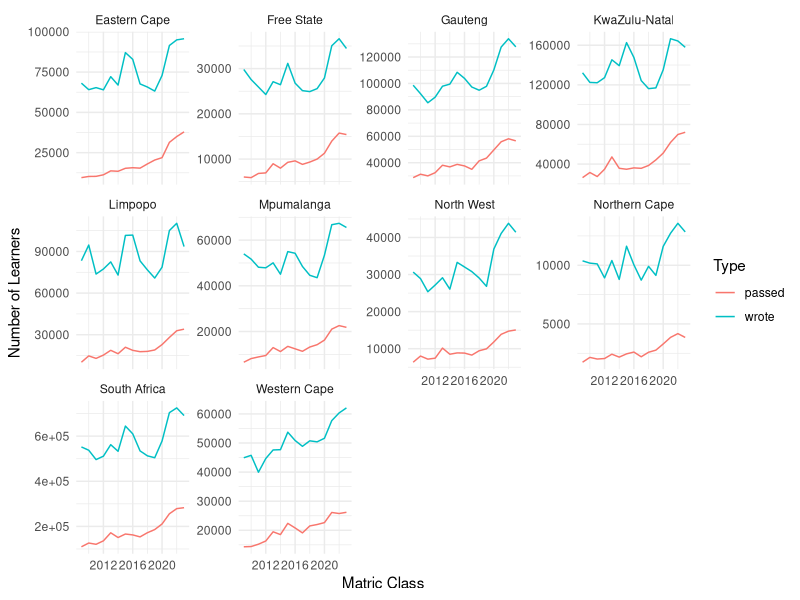
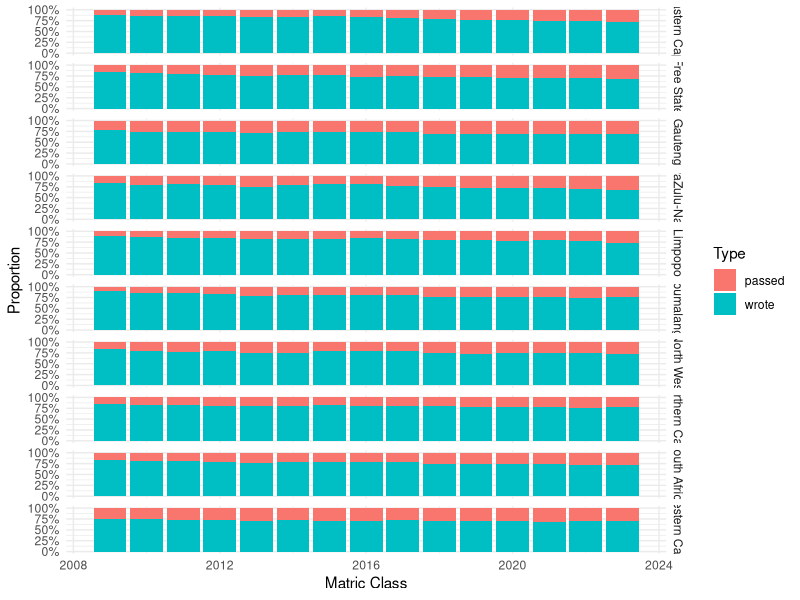

Reproduce these figures in R, in order.
## ---- chunk 1
knitr::opts_chunk$set(echo = TRUE)
## ---- chunk 2
library(tidyverse)
## ---- chunk 3
bachelor.pass <- read.csv("./data/South_Africa_Bachelor_passes_by_province.csv") %>% as_tibble()
maths <- read.csv("./data/South_Africa_Bachelor_passes_by_province.csv") %>% as_tibble()
physics <- read.csv("./data/South_Africa_National_Senior_Certificate_Physical_Science_results_v2.csv") %>% as_tibble()
## ---- chunk 4
summary(bachelor.pass)

summary(maths)

summary(physics)
## ---- chunk 5
# Drop date & percent
bachelor.pass <- bachelor.pass %>% 
  select(-date, -contains("percent"))

maths <- maths %>% 
  select(-date, -contains("percent"))

physics <- physics %>% 
  select(-date)

## ---- chunk 6
bachelor.pass.long <- bachelor.pass %>%
pivot_longer(
    cols = c(starts_with("zaf"), starts_with("ec"), starts_with("fs"),
             starts_with("gp"), starts_with("kzn"), starts_with("lp"),
             starts_with("mp"), starts_with("nw"), starts_with("nc"),
             starts_with("wc")),
    names_to = c("province", "ignore1", "data1", "data2","ignore2", "ignore3", "ignore4"),
    names_sep = "_",
    values_to = "value"
  ) %>%
  select(matric_class, province, data1, data2, value) %>% 
  mutate(type = case_when(
    grepl("passed", data1) | grepl("passed", data2) ~ "passed",
    grepl("wrote", data1) | grepl("wrote", data2) ~ "wrote"
  )) %>% 
  select(-c("data1", "data2"))
## ---- chunk 7
province.names <- c("zaf" = "South Africa", "ec" = "Eastern Cape", "fs" = "Free State", "gp" = "Gauteng",
                    "kzn" = "KwaZulu-Natal", "lp" = "Limpopo", "mp" = "Mpumalanga", "nw" = "North West",
                    "nc" = "Northern Cape", "wc" = "Western Cape")

bachelor.pass.long <- bachelor.pass.long %>% 
  mutate(province = province.names[province])
## ---- chunk 8
maths.long <- maths %>%
pivot_longer(
    cols = c(starts_with("zaf"), starts_with("ec"), starts_with("fs"),
             starts_with("gp"), starts_with("kzn"), starts_with("lp"),
             starts_with("mp"), starts_with("nw"), starts_with("nc"),
             starts_with("wc")),
    names_to = c("province", "ignore1", "data1", "data2","ignore2", "ignore3", "ignore4"),
    names_sep = "_",
    values_to = "value"
  ) %>%
  select(matric_class, province, data1, data2, value) %>% 
  mutate(type = case_when(
    grepl("passed", data1) | grepl("passed", data2) ~ "passed",
    grepl("wrote", data1) | grepl("wrote", data2) ~ "wrote"
  )) %>% 
  select(-c("data1", "data2")) %>% 
  mutate(province = province.names[province])
## ---- chunk 9
percent.values <- c("30percent", "40percent", "50percent")

physics.long <- physics %>%
pivot_longer(
    cols = c(starts_with("zaf"), starts_with("ec"), starts_with("fs"),
             starts_with("gp"), starts_with("kzn"), starts_with("lp"),
             starts_with("mp"), starts_with("nw"), starts_with("nc"),
             starts_with("wc")),
    names_to = c("province", "ignore1", "ignore2", "ignore3","ingore4", "pass.rate"),
    names_sep = "_",
    values_to = "value"
  ) %>%
  select(matric_class, province, pass.rate) %>% 
  mutate(province = province.names[province],
         pass.rate = as.numeric(str_extract(pass.rate, "\\d+")))
## ---- chunk 10
all.provinces.plot <- bachelor.pass.long %>% 
  ggplot(aes(x = matric_class, y = value, color = type, group = interaction(province, type))) +
  geom_line() +
  facet_wrap(~province, scales = "free_y") +
  labs(x = "Matric Class", y = "Number of Learners", color = "Type") +
  theme_minimal()
all.provinces.plot
## ---- chunk 11
bachelor.pass.long %>%
  mutate(proportion = ifelse(type == "passed", value / sum(value), value / sum(value))) %>%
  ggplot(aes(x = matric_class, y = proportion, fill = type)) +
  geom_col(position = "fill") +
  facet_grid(rows = vars(province)) +
  labs(x = "Matric Class", y = "Proportion", fill = "Type") +
  scale_y_continuous(labels = scales::percent_format()) +
  theme_minimal()
